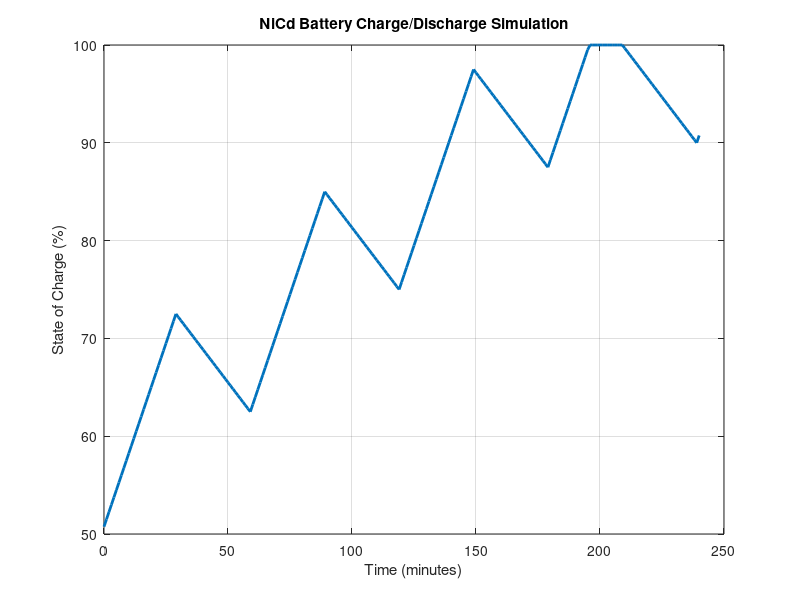

Source code (MATLAB):
% NiCd Battery Charge/Discharge Simulation

% Parameters
capacity = 1000; % Battery capacity in mAh (milliampere-hour)
initial_SOC = 50; % Initial State of Charge in percentage (0-100)
charge_C_rate = 0.5; % Charging rate in C-rate (e.g., 0.5C means full charge in 2 hours)
discharge_C_rate = 0.2; % Discharging rate in C-rate (e.g., 0.2C means full discharge in 5 hours)
time_step = 1; % Time step in minutes
total_time = 240; % Total simulation time in minutes
charge_efficiency = 0.9; % Charging efficiency (90%)

% Convert capacity from mAh to Ah for calculations
capacity_Ah = capacity / 1000; 

% Initialize SOC
SOC = initial_SOC;

% Initialize time array
time = 0:time_step:total_time;

% Initialize SOC array
SOC_array = zeros(size(time));

% Simulation loop
for i = 1:length(time)
    % Check if charging or discharging
    if mod(time(i), 60) < 30 % Example: charge for 30 minutes every hour
        % Charging
        SOC = SOC + (charge_C_rate * capacity_Ah * (time_step / 60)) * charge_efficiency / capacity_Ah * 100;
    else
        % Discharging
        SOC = SOC - (discharge_C_rate * capacity_Ah * (time_step / 60)) / capacity_Ah * 100;
    end
    
    % Ensure SOC stays within bounds (0-100%)
    SOC = max(0, min(100, SOC));
    
    % Store SOC in array
    SOC_array(i) = SOC;
end

% Plot SOC over time
figure;
plot(time, SOC_array, 'LineWidth', 2);
xlabel('Time (minutes)');
ylabel('State of Charge (%)');
title('NiCd Battery Charge/Discharge Simulation');
grid on;

